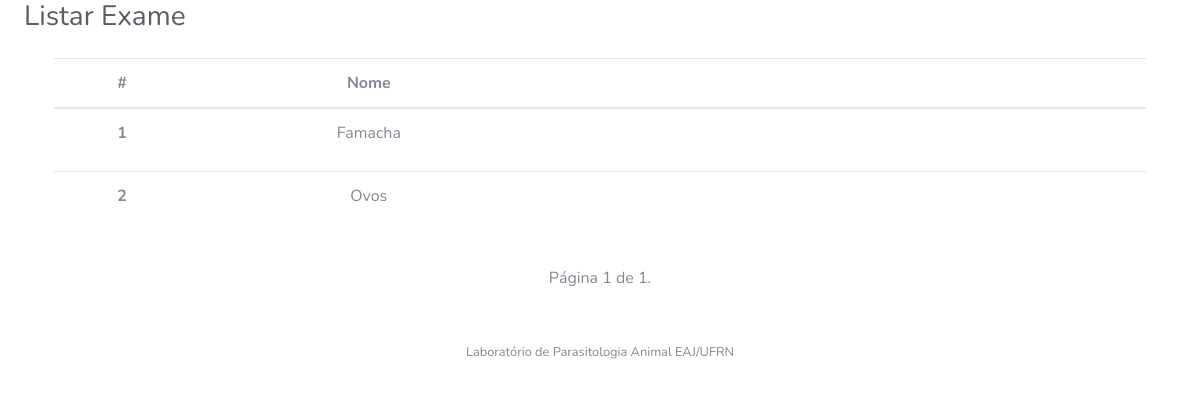
Before: /exame/ListarExame/ with the older database file.
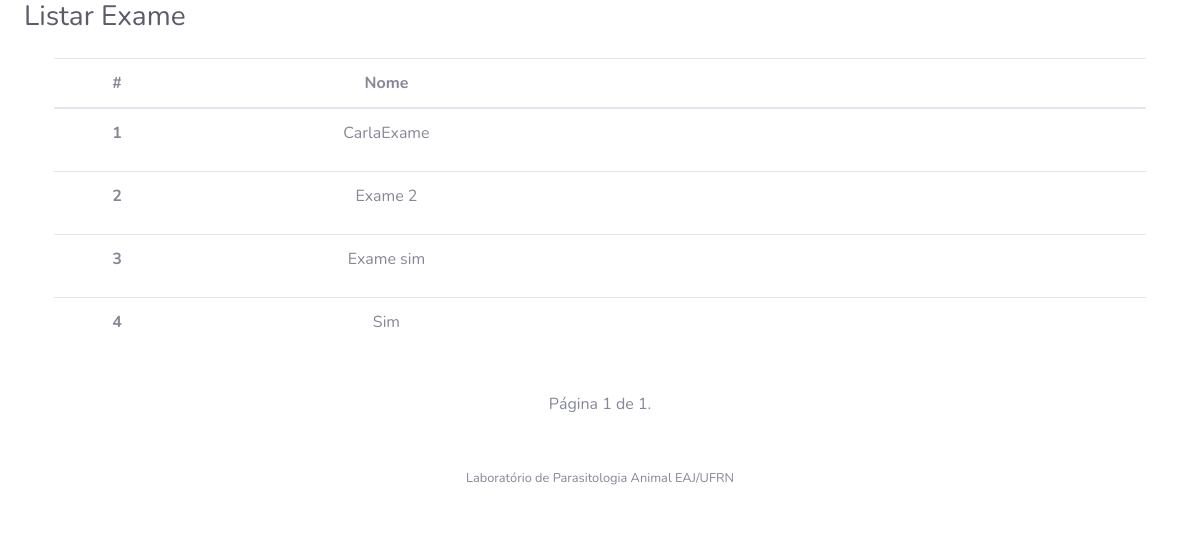
After: the same page with the newer database file.
### Exame/models.py (models this page shows, shortened)
class Exame(models.Model):
    nome = models.CharField(max_length=200, unique=True)
    status = models.BooleanField(default=True)
    tipo_resultado = models.CharField(max_length=3, choices=TIPOS_RESULTADO, default='NUM', null=True)
    class Meta:
        ordering = ('nome',)

### Exame/views.py (the view)
# urls.py: path('ListarExame/', views.exameListar, name='ListarExame'),
def exameListar(request):
    exame_list = Exame.objects.filter(status=True)
    paginator = Paginator(exame_list, 5)
    page = request.GET.get('page')
    exame = paginator.get_page(page)
    context = {'listar_exame':exame}
    return render(request, 'Exame/ListarExame.html', context)

### Amostra/context_processors.py (called while the page is built)
def amostras_pendentes(request):
    if (request.user.is_authenticated):
        amostras = Amostra.objects.filter(
            responsavel=request.user, status=True,
            data_coleta__lte = date.today()- timedelta(days=10))
    else:
        amostras = Amostra.objects.filter(
            status=True,
            data_coleta__lte = date.today()- timedelta(days=10))
    return {
        'amostras_pendentes_count': amostras.count(),
        'amostras_pendentes': amostras.order_by('data_coleta')
    }

### templates/Exame/ListarExame.html (shortened to what this page needs)
{% extends "base.html" %}
{% load bootstrap4 %}
{% block arquivos_js_css %}
{% load static %}
{% endblock %}
{% block content %}
  <div class="container">
    {% if listar_exame %}
       <table id="exameT" class="table" cellspacing="0" width="100%">
           <thead >
            <th scope="col"><center>#</center></th>
            <th><center>Nome</center></th>
            <th></th>
          </thead>
            <tbody>
               {% for exame in listar_exame %}
               <tr>
                   <th scope="row"><center>{{ forloop.counter }}</center></th>
                  <td><center>{{ exame.nome }}</center></td>
                   <td>
                      <a onclick="carregar('{% url 'exame:DetalheExame' pk=exame.pk %}');" class="btn btn-primary-outline" data-toggle="tooltip" title="Detalhes">
                        <i class="fa fa-search" aria-hidden="true" style="color:#165d08"></i>
                      </a>
                       <a href="{% url 'exame:EditarExame' pk=exame.pk %}?next={{ request.path }}" class="btn btn-warning-outline" data-toggle="tooltip" title="Editar">
                          <i class="fas fa-pencil-alt" style="color:blue"></i>
                       </a>
                      <a href="" class="btn btn-danger-outline" data-toggle="modal" data-target="#fm-modal-grid-{{exame.pk}}"
                                        data-tt="tooltip" title="Deletar">
                      <i class="fa fa-times" aria-hidden="true" style="color:red"></i>
                      </a>
                   </td>
               </tr>
               {% endfor %}
            </tbody>
       </table>
    {% else %}
      <p>Não há exames cadastrados ou ativos no sistema</p>
    {% endif %}
      <div class="pagination">
    </div>
        <span class="current" >
         <center> Página {{ listar_exame.number }} de {{ listar_exame.paginator.num_pages }}.</center>
        </span>
        <br>
  </div>
{% endblock %}

Changed rows visible on the page:
removed Exame: nome "Famacha"
removed Exame: nome "Ovos"
added Exame: nome "CarlaExame"
added Exame: nome "Exame 2"
added Exame: nome "Exame sim"
added Exame: nome "Sim"
